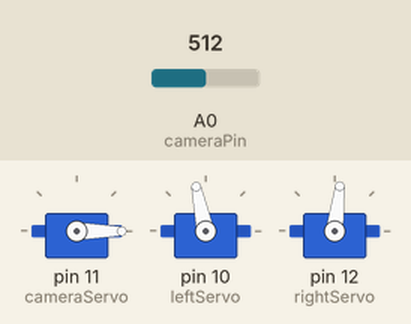
Simulated run of this sketch. Board: Arduino Uno, built with avr-gcc and run on an emulated ATmega328P. On the bench: 3 × servo. The inputs (shaded band) are chosen by the test bench; at power-on: A0 (cameraPin) = 512. What the sketch prints to the serial monitor is not drawn.

Above: at 1.5 s.
1.6 s: A0 (cameraPin) set to 643
4.6 s: A0 (cameraPin) set to 667
At 6.6 s:
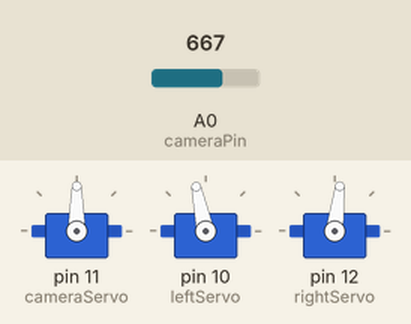
At 8.1 s:
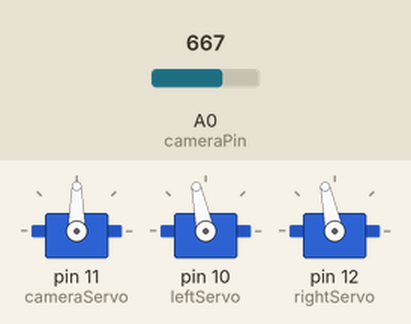
Timing chart, 0 to 9.6 s (numbered marks = the images above; inputs shaded):
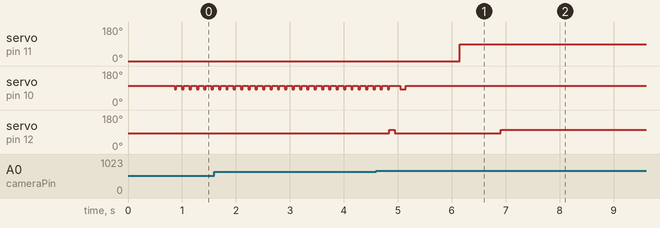

The sketch:

Arduino.ino
```cpp
#include <Servo.h>

const int cameraPin = 0;
long distance1;
long d = 11;

// Define Servos
Servo leftServo, rightServo, cameraServo;

// Define WiFi
boolean initialized = false;

void setup()
{

  Serial.begin(9600);
  cameraServo.attach(11);
  cameraServo.write(90);

  // Init Wifi Module
  //Serial.begin (115200);
  //sendCommand ( "AT" );
  //sendCommand ( "AT+RST" );
  //delay (4000);
  //sendCommand ( "AT+CWLAP" );
  //sendCommand ( "AT+CWJAP=\"Thing\",\"abcdefgf\"" );
  //sendCommand ( "AT+CIPMUX=0" );
  //sendCommand ( "AT+CIFSR" );
  //sendCommand ( "AT+CIPMUX=1" );
  //sendCommand ( "AT+CIPSERVER=1,80" );
  //initialized = true;
  //delay(2000);

}

int i = 0;

int oldDistance;

void loop() {

      cameraServo.write(0);

      delay(750);

      getDistance();
      Serial.print("(s1," + String(distance1, DEC) + ")");

      while (distance1 > d) {
        Serial.print("(s1," + String(distance1, DEC) + ")");
        getDistance();
        move(0, 100, 100);
        move(2, 30, 100);
      }

      if (distance1 > oldDistance) {
         Serial.print("(c1)");
        move(2, 100, 100);
        move(0, 100, 100);
        move(3, 100, 100);
      }
      if (distance1 < 6) {
        Serial.print("(c2)");
        move(3, 100, 100);
        move(0, 100, 100);
        move(2, 100, 100);
      }

      oldDistance = distance1;

      Serial.print("(s2)");
      move(0, 1000, 100);

      cameraServo.write(90);
      delay(750);

      getDistance();
       Serial.print("(s3," + String(distance1, DEC) + ")");
      while (distance1 < d) {
        getDistance();
        move(3, 50, 100);
        Serial.print("(s3," + String(distance1, DEC) + ")");
      }


// Display WebServer
 char ch;
  if (initialized)
  {
    if (Serial.available() )
    {
       Serial.print (ch);
    }

    if (Serial.available() )
    {
      ch = Serial.read();

      if (ch == 71)
        webserver();
    }
  }

}


int averages = 50;

void getDistance() {

  int total = 0;

  for (int i = 0; i < averages; i++) {
    total += analogRead(cameraPin);
  }

  total /= averages;
  total /= 2;
  distance1 = total;

}

/**
 * Direction
 * 0 - Forward
 * 1 - Backwards
 * 2 - Left
 * 3 - Right
 *
 * Time in Millisecconds
 * Speed 0 - 100%
 */

void move(int direction, int time, int speed) {

  leftServo.attach(10);
  rightServo.attach(12);

  switch (direction) {
    case 0:
             Serial.print("(m0," + String(time) + ")");
        leftServo.writeMicroseconds(1500 + speed);
        rightServo.writeMicroseconds(1500 - speed);
        break;
    case 1:
        Serial.print("(m1," + String(time) + ")");
        leftServo.writeMicroseconds(1500 - speed);
        rightServo.writeMicroseconds(1500 + speed);
        break;
    case 2:
        Serial.print("(m2," + String(time) + ")");
        leftServo.writeMicroseconds(1500 - speed);
        rightServo.writeMicroseconds(1500 - speed);
        break;
     case 3:
         Serial.print("(m3," + String(time) + ")");
        leftServo.writeMicroseconds(1500 + speed);
        rightServo.writeMicroseconds(1500 + speed);
        break;
  }

  delay(time);

  leftServo.detach();
  rightServo.detach();

}


//WiFi Module Functions
void httpOutput (char * msg) {
  int len = strlen (msg);
  Serial.print ( "AT+CIPSEND=0,");
  Serial.println ( len+2 );
  delay (50);
  Serial.println ( msg );
  Serial.println ();
  delay (50);

}

void webserver() {
  char ch;

  httpOutput ( "lol" );
  delay (100);
  Serial.println ( "AT+CIPCLOSE=0");
  while (Serial.available() ) // Flush the input buffer
  {
    ch = Serial.read();

  }
}


void sendCommand ( char * cmd ) {
  Serial.println ( cmd );
  getResponse();
}

void getResponse () {
  unsigned long startTime;
  char ch;
  char lastCh;

  startTime = millis();
  lastCh = ' ';
  while (millis() < (startTime + 3000))
     if (Serial.available() )
     {
       ch = Serial.read();
       if ((lastCh == 'O') && (ch == 'K'))
          break;
       lastCh = ch;
     }
}
```

Measured:
- the behaviour switches between 655 and 656 on A0 (cameraPin) (found by bisection; images 0 and 1)
- after the input at 4.6 s, servo on pin 11 (cameraServo): 0° → 90° after 1.5 s; servo on pin 12 (rightServo): 83° → 102° after 0.25 s, → 83° 0.10 s later, → 102° 2.0 s later
